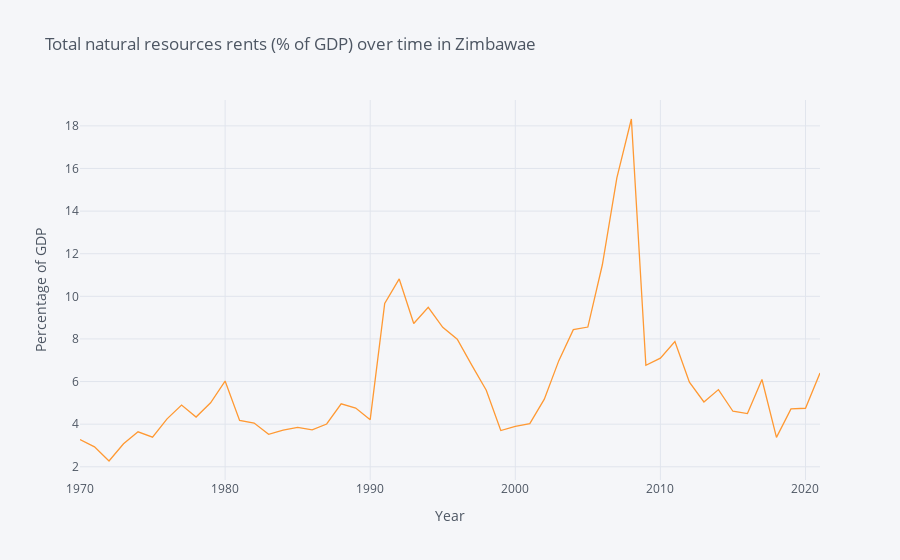

The cell this chart's notebook holds for it:
### Code cell
vars= {"NY.GDP.TOTL.RT.ZS": "Total natural resources rents (% of GDP)"}

use = ["ZWE"]

ztotalnresource = fix_date_index(wbdata.get_dataframe(vars, country=use)).dropna()
ztotalnresource.iplot(xTitle="Year", yTitle="Percentage of GDP", title="Total natural resources rents (% of GDP) over time in Zimbawae")

### Figure 1 — Plotly figure (JSON) as saved in the notebook; plotly's stock layout.template omitted (floating-point values rounded to 4 significant figures)
{"data": [{"line": {"color": "rgba(255, 153, 51, 1.0)", "dash": "solid", "shape": "linear", "width": 1.3}, "mode": "lines", "name": "Total natural resources rents (% of GDP)", "text": "", "type": "scatter", "x": [2021, 2020, 2019, 2018, 2017, 2016, 2015, 2014, 2013, 2012, 2011, 2010, 2009, 2008, 2007, 2006, 2005, 2004, 2003, 2002, 2001, 2000, 1999, 1998, 1997, 1996, 1995, 1994, 1993, 1992, 1991, 1990, 1989, 1988, 1987, 1986, 1985, 1984, 1983, 1982, 1981, 1980, 1979, 1978, 1977, 1976, 1975, 1974, 1973, 1972, 1971, 1970], "y": [6.398, 4.747, 4.716, 3.378, 6.095, 4.495, 4.606, 5.621, 5.043, 5.968, 7.879, 7.098, 6.763, 18.32, 15.56, 11.48, 8.558, 8.437, 6.982, 5.172, 4.028, 3.902, 3.701, 5.591, 6.771, 7.99, 8.544, 9.487, 8.724, 10.82, 9.664, 4.212, 4.758, 4.957, 4.008, 3.731, 3.847, 3.719, 3.522, 4.05, 4.178, 6.024, 5.005, 4.335, 4.898, 4.25, 3.388, 3.643, 3.081, 2.271, 2.935, 3.275]}], "layout": {"autosize": true, "legend": {"bgcolor": "#F5F6F9", "font": {"color": "#4D5663"}}, "paper_bgcolor": "#F5F6F9", "plot_bgcolor": "#F5F6F9", "title": {"font": {"color": "#4D5663"}, "text": "Total natural resources rents (% of GDP) over time in Zimbawae"}, "xaxis": {"autorange": true, "gridcolor": "#E1E5ED", "range": [1970, 2021], "showgrid": true, "tickfont": {"color": "#4D5663"}, "title": {"font": {"color": "#4D5663"}, "text": "Year"}, "type": "linear", "zerolinecolor": "#E1E5ED"}, "yaxis": {"autorange": true, "gridcolor": "#E1E5ED", "range": [1.379, 19.21], "showgrid": true, "tickfont": {"color": "#4D5663"}, "title": {"font": {"color": "#4D5663"}, "text": "Percentage of GDP"}, "type": "linear", "zerolinecolor": "#E1E5ED"}}}
